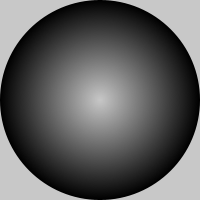
Frame 1 (no input)
Frame 60 (the mouse pressed at the canvas centre just before this capture): identical to frame 1, image omitted
Frame 120 (the mouse held since frame 60 and released just before this capture): identical to frame 1, image omitted

The Processing sketch that drew this single still picture (run headless with seeded random() and noise(); from frame 60 on, the mouse is pressed at the canvas centre):

// Processing sketch: gradient
// ── gradient.pde
/*
* Creates a simple grayscale gradient of ellipses 
*/

int xpos;            // Initial X position of the ellipses
int ypos;            // Initial Y position of the ellipses
int interval;        // Size of the gradient intervals
int iterations;      // Higher iterations means a smoother gradient
int gradientWidth;   // Width of the ellipses
int gradientHeight;  // Height of the ellipses

void setup(){
 size(200,200);
 
 gradientWidth = width;
 gradientHeight = width;
 xpos = width/2;
 ypos = height/2;
 iterations = 100;
 interval = 255/iterations;
}

void draw(){
 background(200);
 noStroke();
 
 // Draws several ellipses equal to the number of provided iterations
 // changing the size and shade of gray in each step
 int step = 0;
 while(step < iterations){
  fill(interval*step);
  ellipse(xpos,ypos,gradientWidth-(interval*step),gradientHeight-(interval*step));
  step++;
 }
}
